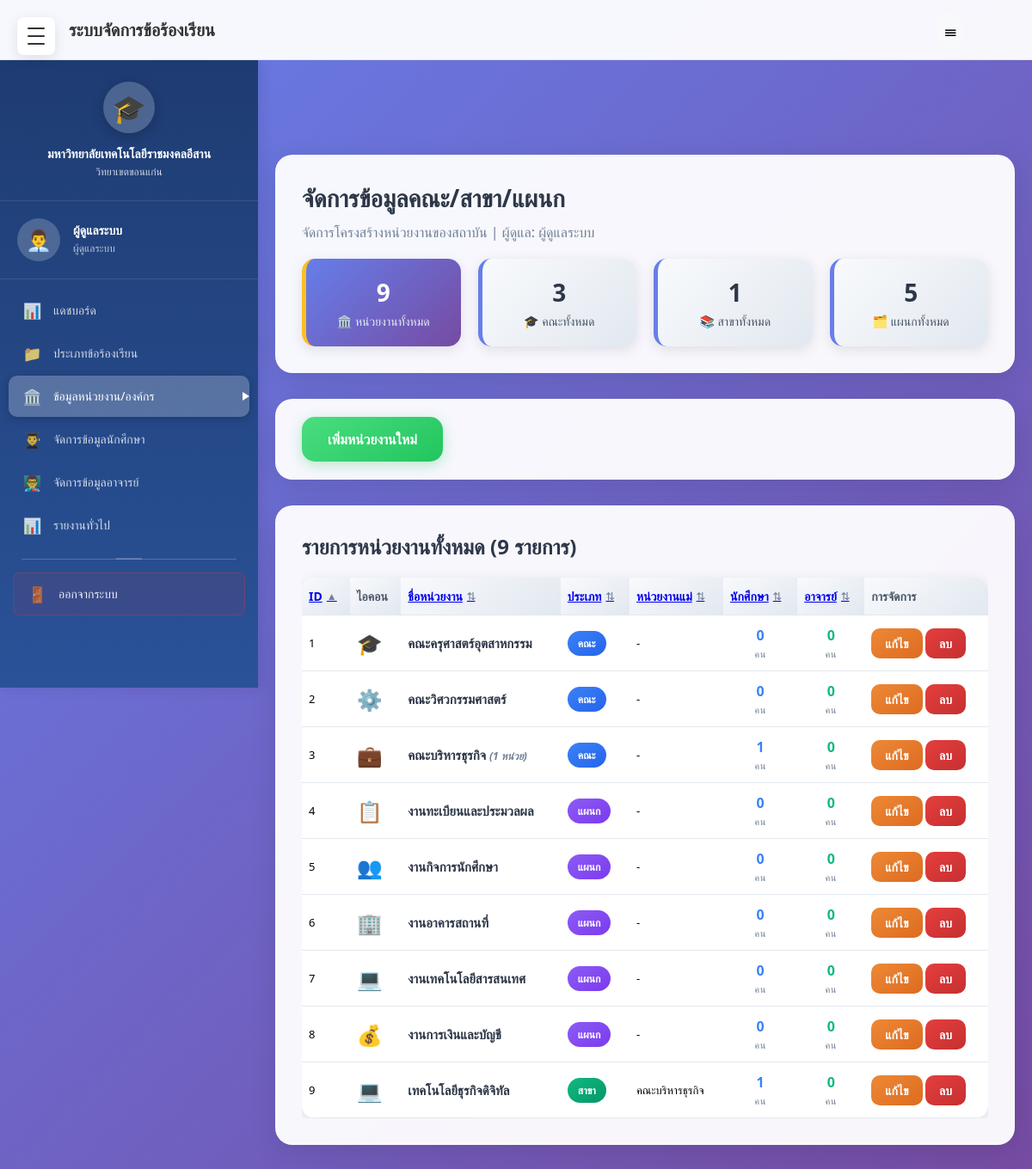
Screenshot of /staff/organization-management.php (signed in) with the database file from the repository.
### tables this page shows
CREATE TABLE `teacher` (
  `Aj_id` int(2) NOT NULL AUTO_INCREMENT,
  `Aj_name` varchar(50) NOT NULL,
  `Aj_password` varchar(255) NOT NULL COMMENT 'ควรเก็บเป็น hash',
  `Aj_position` varchar(20) DEFAULT NULL,
  `Aj_tel` varchar(10) DEFAULT NULL,
  `Aj_email` varchar(100) DEFAULT NULL,
  `Aj_status` int(1) DEFAULT 1 COMMENT '1=ใช้งาน, 0=ระงับ',
  `Unit_id` int(4) DEFAULT NULL,
  `Aj_per` int(1) DEFAULT 1 COMMENT '1=อาจารย์, 2=ผู้ดำเนินการ, 3=ผู้ดูแลระบบ',
  `created_at` timestamp NOT NULL DEFAULT current_timestamp(),
  `updated_at` timestamp NOT NULL DEFAULT current_timestamp() ON UPDATE current_timestamp(),
  PRIMARY KEY (`Aj_id`),
  KEY `idx_teacher_status` (`Aj_status`),
  KEY `idx_teacher_unit` (`Unit_id`)
);

CREATE TABLE `organization_unit` (
  `Unit_id` int(4) NOT NULL AUTO_INCREMENT,
  `Unit_name` varchar(100) NOT NULL COMMENT 'ชื่อหน่วยงาน',
  `Unit_type` varchar(20) NOT NULL COMMENT 'ประเภท: faculty, major, department',
  `Unit_icon` varchar(50) DEFAULT NULL COMMENT 'ไอคอน emoji',
  `Unit_parent_id` int(4) DEFAULT NULL COMMENT 'หน่วยงานต้นสังกัด',
  `Unit_tel` varchar(10) DEFAULT NULL,
  `Unit_email` varchar(100) DEFAULT NULL,
  PRIMARY KEY (`Unit_id`),
  KEY `idx_unit_type` (`Unit_type`),
  KEY `idx_unit_parent` (`Unit_parent_id`)
);

### staff/organization-management.php (the view, shortened to what the rows shown need)
<?php
require_once '../config/database.php';
require_once '../includes/auth.php';
$db = getDB();
$sortField = $_GET['sort'] ?? 'Unit_id';
$sortOrder = $_GET['order'] ?? 'ASC';
try {
    $orderByClause = "ORDER BY ";
    if ($sortField === 'Unit_name' || $sortField === 'parent_name') {
        $orderByClause .= "{$sortField} COLLATE utf8mb4_unicode_ci {$sortOrder}";
    } else {
        $orderByClause .= "{$sortField} {$sortOrder}";
    }
    $organizationUnits = $db->fetchAll($sql);
    $totalFaculties = $db->count('organization_unit', 'Unit_type = ?', ['faculty']);
    $totalMajors = $db->count('organization_unit', 'Unit_type = ?', ['major']);
    $totalDepartments = $db->count('organization_unit', 'Unit_type = ?', ['department']);
    $totalUnits = $db->count('organization_unit');
    $totalStudents = $db->count('student');
    $totalTeachers = $db->count('teacher');
    $totalPopulation = $totalStudents + $totalTeachers;
    $stats = [
        'total_faculties' => $totalFaculties,
        'total_majors' => $totalMajors,
        'total_departments' => $totalDepartments,
        'total_units' => $totalUnits,
        'total_students' => $totalStudents,
        'total_teachers' => $totalTeachers,
        'total_population' => $totalPopulation
    ];
} catch (Exception $e) {
    error_log("Organization data error: " . $e->getMessage());
    $organizationUnits = [];
    $facultiesList = [];
    $stats = [
        'total_faculties' => 0,
        'total_majors' => 0,
        'total_departments' => 0,
        'total_units' => 0,
        'total_students' => 0,
        'total_teachers' => 0,
        'total_population' => 0
    ];
    $debugInfo = [
        'total_records' => 0,
        'database_connected' => false,
        'error_message' => $e->getMessage()
    ];
}
function getSortUrl($field, $currentSortField, $currentSortOrder)
{
    $newOrder = 'ASC';
    if ($field === $currentSortField && $currentSortOrder === 'ASC') {
        $newOrder = 'DESC';
    }
    return "?sort={$field}&order={$newOrder}";
}
function getSortIcon($field, $currentSortField, $currentSortOrder)
{
    if ($field === $currentSortField) {
        return $currentSortOrder === 'ASC' ? '▲' : '▼';
    }
    return '⇅';
}
?>
<!DOCTYPE html>
<html lang="th">
<head>
</head>
<body class="dashboard-container">
    <?php include '../includes/sidebar.php'; ?>
    <div class="main-content" id="mainContent">
        <div class="dashboard-content">
            <div class="welcome-card">
                <div class="welcome-title">
                    จัดการข้อมูลคณะ/สาขา/แผนก
                </div>
                <div class="welcome-subtitle">
                    จัดการโครงสร้างหน่วยงานของสถาบัน | ผู้ดูแล: <?php echo htmlspecialchars($user['Aj_name']); ?>
                </div>
                <div class="welcome-stats">
                    <div class="stat-card population-highlight">
                        <div class="stat-number"><?php echo number_format($stats['total_units'] ?? 0); ?></div>
                        <div class="stat-label">🏛️ หน่วยงานทั้งหมด</div>
                    </div>
                    <div class="stat-card">
                        <div class="stat-number"><?php echo number_format($stats['total_faculties'] ?? 0); ?></div>
                        <div class="stat-label">🎓 คณะทั้งหมด</div>
                    </div>
                    <div class="stat-card">
                    </div>
                    <div class="stat-card">
                    </div>
                </div>
            </div>
            <div class="data-card">
                <div style="overflow-x: auto;">
                    <table class="data-table">
                        <thead>
                            <tr>
                                <th>
                                    <a href="<?php echo getSortUrl('Unit_id', $sortField, $sortOrder); ?>" class="sort-header">
                                        ID <span class="sort-icon"><?php echo getSortIcon('Unit_id', $sortField, $sortOrder); ?></span>
                                    </a>
                                </th>
                                <th>ไอคอน</th>
                                <th>
                                    <a href="<?php echo getSortUrl('Unit_name', $sortField, $sortOrder); ?>" class="sort-header">
                                        ชื่อหน่วยงาน <span class="sort-icon"><?php echo getSortIcon('Unit_name', $sortField, $sortOrder); ?></span>
                                    </a>
                                </th>
                                <th>
                                    <a href="<?php echo getSortUrl('Unit_type', $sortField, $sortOrder); ?>" class="sort-header">
                                        ประเภท <span class="sort-icon"><?php echo getSortIcon('Unit_type', $sortField, $sortOrder); ?></span>
                                    </a>
                                </th>
                                <th>
                                    <a href="<?php echo getSortUrl('parent_name', $sortField, $sortOrder); ?>" class="sort-header">
                                        หน่วยงานแม่ <span class="sort-icon"><?php echo getSortIcon('parent_name', $sortField, $sortOrder); ?></span>
                                    </a>
                                </th>
                                <th>
                                    <a href="<?php echo getSortUrl('student_count', $sortField, $sortOrder); ?>" class="sort-header">
                                        นักศึกษา <span class="sort-icon"><?php echo getSortIcon('student_count', $sortField, $sortOrder); ?></span>
                                    </a>
                                </th>
                                <th>
                                    <a href="<?php echo getSortUrl('teacher_count', $sortField, $sortOrder); ?>" class="sort-header">
                                        อาจารย์ <span class="sort-icon"><?php echo getSortIcon('teacher_count', $sortField, $sortOrder); ?></span>
                                    </a>
                                </th>
                                <th>การจัดการ</th>
                            </tr>
                        </thead>
                        <tbody>
                            <?php if (empty($organizationUnits)): ?>
                                <tr>
                                    <td colspan="8" class="empty-state">
                                        <div class="empty-state-icon">📂</div>
                                        <h3>ไม่พบข้อมูลหน่วยงาน</h3>
                                        <p>กรุณาเพิ่มข้อมูลหน่วยงานหรือเพิ่มข้อมูลตัวอย่าง</p>
                                    </td>
                                </tr>
                            <?php else: ?>
                                <?php foreach ($organizationUnits as $unit): ?>
                                    <tr>
                                        <td><?php echo $unit['Unit_id']; ?></td>
                                        <td style="font-size: 1.5rem;"><?php echo htmlspecialchars($unit['Unit_icon'] ?: '🏢'); ?></td>
                                        <td>
                                            <div class="unit-display">
                                                <div class="unit-name">
                                                    <?php echo htmlspecialchars($unit['Unit_name']); ?>
                                                    <?php if ($unit['child_count'] > 0): ?>
                                                        <span class="unit-child-count">(<?php echo $unit['child_count']; ?> หน่วย)</span>
                                                    <?php endif; ?>
                                                </div>
                                            </div>
                                        </td>
                                        <td>
                                            <?php
                                            $typeClasses = ['faculty' => 'status-faculty', 'major' => 'status-major', 'department' => 'status-department'];
                                            $typeLabels = ['faculty' => 'คณะ', 'major' => 'สาขา', 'department' => 'แผนก'];
                                            ?>
                                            <span class="status-badge <?php echo $typeClasses[$unit['Unit_type']]; ?>">
                                                <?php echo $typeLabels[$unit['Unit_type']]; ?>
                                            </span>
                                        </td>
                                        <td><?php echo htmlspecialchars($unit['parent_name'] ?: '-'); ?></td>
                                        <td>
                                            <div class="population-display">
                                                <div class="population-count student-count"><?php echo number_format($unit['student_count']); ?></div>
                                                <div class="population-label">คน</div>
                                            </div>
                                        </td>
                                        <td>
                                            <div class="population-display">
                                                <div class="population-count teacher-count"><?php echo number_format($unit['teacher_count']); ?></div>
                                                <div class="population-label">คน</div>
                                            </div>
                                        </td>
                                        <td>
                                            <button class="btn btn-warning btn-sm" onclick="editUnit(<?php echo $unit['Unit_id']; ?>, '<?php echo addslashes($unit['Unit_name']); ?>', '<?php echo addslashes($unit['Unit_icon']); ?>', '<?php echo addslashes($unit['Unit_email']); ?>', '<?php echo addslashes($unit['Unit_tel']); ?>', '<?php echo $unit['Unit_type']; ?>', <?php echo intval($unit['Unit_parent_id'] ?? 0); ?>)">
                                                แก้ไข
                                            </button>
                                            <button class="btn btn-delete-row btn-sm" onclick="deleteUnit(<?php echo $unit['Unit_id']; ?>, '<?php echo addslashes($unit['Unit_name']); ?>', <?php echo intval($unit['student_count']); ?>, <?php echo intval($unit['teacher_count']); ?>, <?php echo intval($unit['admin_count'] ?? 0); ?>, <?php echo intval($unit['child_count']); ?>)">
                                                ลบ
                                            </button>
                                        </td>
                                    </tr>
                                <?php endforeach; ?>
                            <?php endif; ?>
                        </tbody>
                    </table>
                </div>
            </div>
        </div>
    </div>
</body>
</html>

### includes/sidebar.php (shortened to what the rows shown need)
<?php
$user = getCurrentUser();
$currentRole = $_SESSION['user_role'] ?? '';
?>
<div class="sidebar" id="sidebar">
    <?php if (isLoggedIn() && $user): ?>
        <div class="sidebar-user show">
            <div class="sidebar-user-info">
                <div class="sidebar-user-name">
                    <?php
                    if ($currentRole === 'teacher') {
                        echo htmlspecialchars($user['Aj_name'] ?? 'ไม่ระบุชื่อ');
                    } elseif ($currentRole === 'student') {
                        echo htmlspecialchars($user['Stu_name'] ?? 'ไม่ระบุชื่อ');
                    } else {
                        echo 'ผู้ใช้';
                    }
                    ?>
                </div>
                <div class="sidebar-user-role">
                    <?php
                    if ($currentRole === 'teacher') {
                        $perm = $_SESSION['permission'] ?? 1;
                        if ($perm == 3) echo 'ผู้ดูแลระบบ';
                        elseif ($perm == 2) echo 'ผู้ดำเนินการ';
                        else echo 'เจ้าหน้าที่';
                    } elseif ($currentRole === 'student') {
                        echo 'นักศึกษา';
                    } else {
                        echo 'ผู้ใช้';
                    }
                    ?>
                </div>
            </div>
        </div>
    <?php endif; ?>
</div>

### rows the page displays
teacher: Aj_name "ผู้ดูแลระบบ"
organization_unit: Unit_id "9", Unit_parent "3", Unit_icon "💻", Unit_name "เทคโนโลยีธุรกิจดิจิทัล", Unit_type "สาขา", parent_name "คณะบริหารธุรกิจ", student_count "1", teacher_count "0"
organization_unit: Unit_id "1", Unit_icon "🎓", Unit_name "คณะครุศาสตร์อุตสาหกรรม", Unit_type "คณะ", parent_name "-", student_count "0", teacher_count "0"
organization_unit: Unit_id "2", Unit_icon "⚙️", Unit_name "คณะวิศวกรรมศาสตร์", Unit_type "คณะ", parent_name "-", student_count "0", teacher_count "0"
organization_unit: Unit_id "3", Unit_icon "💼", Unit_name "คณะบริหารธุรกิจ", child_count "1", Unit_type "คณะ", parent_name "-", student_count "1", teacher_count "0"
organization_unit: Unit_id "4", Unit_icon "📋", Unit_name "งานทะเบียนและประมวลผล", Unit_type "แผนก", parent_name "-", student_count "0", teacher_count "0"
organization_unit: Unit_id "5", Unit_icon "👥", Unit_name "งานกิจการนักศึกษา", Unit_type "แผนก", parent_name "-", student_count "0", teacher_count "0"
organization_unit: Unit_id "6", Unit_icon "🏢", Unit_name "งานอาคารสถานที่", Unit_type "แผนก", parent_name "-", student_count "0", teacher_count "0"
organization_unit: Unit_id "7", Unit_icon "💻", Unit_name "งานเทคโนโลยีสารสนเทศ", Unit_type "แผนก", parent_name "-", student_count "0", teacher_count "0"
organization_unit: Unit_id "8", Unit_icon "💰", Unit_name "งานการเงินและบัญชี", Unit_type "แผนก", parent_name "-", student_count "0", teacher_count "0"

### other values shown
$pageTitle "ระบบจัดการข้อร้องเรียน"
$item['icon'] "📊"
$item['text'] "แดชบอร์ด"
$item['icon'] "📁"
$item['text'] "ประเภทข้อร้องเรียน"
$item['icon'] "🏛️"
$item['text'] "ข้อมูลหน่วยงาน/องค์กร"
$item['icon'] "👨‍🎓"
$item['text'] "จัดการข้อมูลนักศึกษา"
$item['icon'] "👨‍🏫"
$item['text'] "จัดการข้อมูลอาจารย์"
$item['text'] "รายงานทั่วไป"
$item['icon'] "🚪"
$item['text'] "ออกจากระบบ"
$stats['total_majors'] "1"
